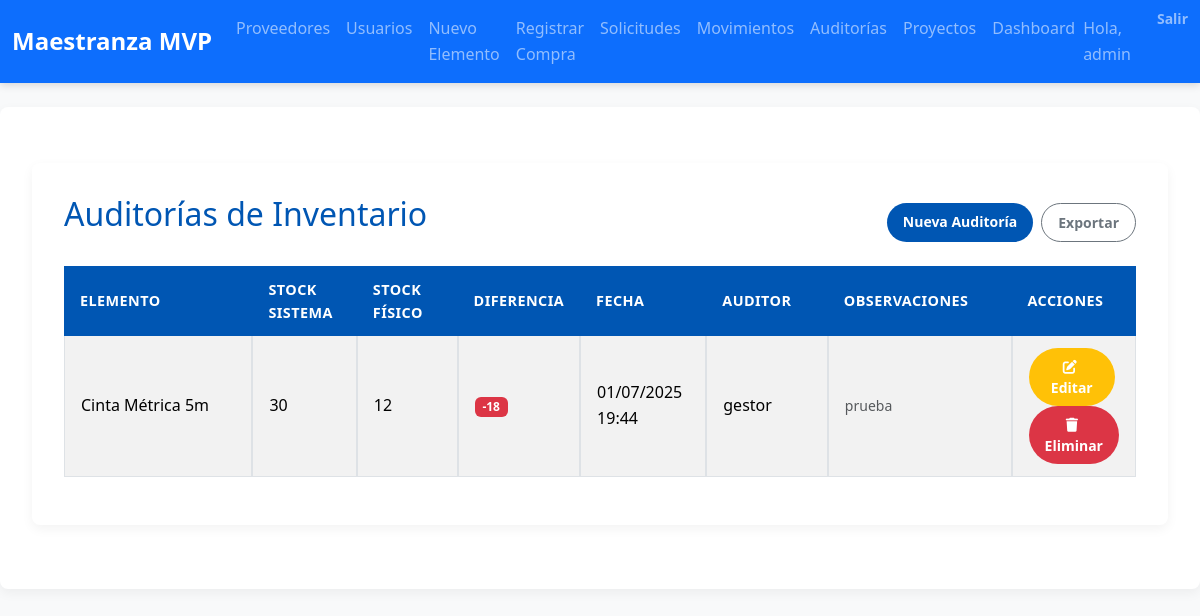
Screenshot of /auditorias/ (signed in) with the database file from the repository.
### inventario/models.py (models this page shows, shortened)
class AuditoriaInventario(models.Model):
    auditor = models.ForeignKey(User, on_delete=models.CASCADE)
    elemento = models.ForeignKey(ElementoInventario, on_delete=models.CASCADE)
    stock_sistema = models.PositiveIntegerField()
    stock_fisico = models.PositiveIntegerField()
    diferencia = models.IntegerField()
    fecha_auditoria = models.DateTimeField(auto_now_add=True)
    observaciones = models.TextField(blank=True, null=True)

class ElementoInventario(models.Model):
    nombre = models.CharField(max_length=100)
    descripcion = models.TextField(blank=True)
    numero_serie = models.CharField(max_length=50, unique=True)
    proveedor = models.ForeignKey(Proveedor, on_delete=models.PROTECT)
    categoria = models.ForeignKey(Categoria, on_delete=models.SET_NULL, null=True, blank=True)
    etiquetas = models.ManyToManyField(Etiqueta, blank=True)
    ubicacion = models.CharField(max_length=100)
    lote = models.CharField(max_length=50, blank=True, null=True, help_text="Identificador de lote (opcional)")
    fecha_vencimiento = models.DateField(blank=True, null=True, help_text="Fecha de vencimiento (opcional)")
    stock_actual = models.PositiveIntegerField(default=0)
    stock_minimo = models.PositiveIntegerField(default=1)

### inventario/views.py (the view)
# urls.py: path('auditorias/', views.auditoria_list, name='auditoria_list'),
@login_required
def auditoria_list(request):
    if not (request.user.is_superuser or
            request.user.groups.filter(name__in=['Auditor', 'Gestor de Inventario']).exists()):
        messages.error(request, 'No tienes permisos para acceder a las auditorías.')
        return redirect('inventario:index')
    auditorias = AuditoriaInventario.objects.select_related('elemento', 'auditor').order_by('-fecha_auditoria')
    return render(request, 'inventario/auditoria_list.html', {
        'auditorias': auditorias,
        'es_admin': request.user.is_superuser,
        'es_auditor': request.user.groups.filter(name='Auditor').exists(),
        'es_gestor': request.user.groups.filter(name='Gestor de Inventario').exists(),
    })

### inventario/context_processors.py (called while the page is built)
def role_flags(request):
    user = request.user
    return {
        'is_admin':    user.is_authenticated and user.is_superuser,
        'is_gestor':   user.is_authenticated and user.groups.filter(name='Gestor de Inventario').exists(),
        'is_comprador':user.is_authenticated and user.groups.filter(name='Comprador').exists(),
        'is_logistica':user.is_authenticated and user.groups.filter(name='Logística').exists(),
        'is_auditor':  user.is_authenticated and user.groups.filter(name='Auditor').exists(),
        'is_produccion':user.is_authenticated and user.groups.filter(name='Jefe de Producción').exists(),
        'is_gerente_proyecto':user.is_authenticated and user.groups.filter(name='Gerente de Proyectos').exists(),
        'is_usuario_final':user.is_authenticated and user.groups.filter(name='Usuario Final').exists(),
    }

### inventario/templates/inventario/auditoria_list.html
{% extends 'inventario/base.html' %}
{% block content %}
<div class="container mt-4">
  <div class="d-flex justify-content-between align-items-center mb-3">
    <h2>Auditorías de Inventario</h2>
    <div class="d-flex gap-2">
      <a href="{% url 'inventario:auditoria_create' %}" class="btn btn-primary">Nueva Auditoría</a>
      <a href="#" class="btn btn-outline-secondary" title="Exportar historial" disabled>Exportar</a>
    </div>
  </div>
  <table class="table table-bordered table-striped table-sm">
    <thead class="table-dark">
      <tr>
        <th style="width: 20%;">Elemento</th>
        <th style="width: 10%;">Stock Sistema</th>
        <th style="width: 10%;">Stock Físico</th>
        <th style="width: 8%;">Diferencia</th>
        <th style="width: 12%;">Fecha</th>
        <th style="width: 12%;">Auditor</th>
        <th style="width: 18%;">Observaciones</th>
        <th style="width: 10%;">Acciones</th>
      </tr>
    </thead>
    <tbody>
      {% for auditoria in auditorias %}
        <tr>
          <td>{{ auditoria.elemento.nombre }}</td>
          <td>{{ auditoria.stock_sistema }}</td>
          <td>{{ auditoria.stock_fisico }}</td>
          <td>
            {% if auditoria.diferencia == 0 %}
              <span class="badge bg-success" title="Sin diferencia">0</span>
            {% elif auditoria.diferencia > 0 %}
              <span class="badge bg-warning" title="Faltante en físico">+{{ auditoria.diferencia }}</span>
            {% else %}
              <span class="badge bg-danger" title="Sobrante en físico">{{ auditoria.diferencia }}</span>
            {% endif %}
          </td>
          <td>{{ auditoria.fecha_auditoria|date:"d/m/Y H:i" }}</td>
          <td>{{ auditoria.auditor.username }}</td>
          <td>
            {% if auditoria.observaciones %}
              <small class="text-muted">{{ auditoria.observaciones|truncatechars:50 }}</small>
            {% else %}
              <span class="text-muted">-</span>
            {% endif %}
          </td>
          <td>
            {% if es_admin or es_gestor %}
              <a href="{% url 'inventario:auditoria_edit' auditoria.id %}" class="btn btn-warning text-white me-1" style="min-width: 80px;">
                <i class="fas fa-edit me-1"></i>Editar
              </a>
              <a href="{% url 'inventario:auditoria_eliminar' auditoria.id %}" class="btn btn-danger text-white" style="min-width: 80px;">
                <i class="fas fa-trash me-1"></i>Eliminar
              </a>
            {% else %}
              <span class="text-muted">-</span>
            {% endif %}
          </td>
        </tr>
      {% empty %}
        <tr>
          <td colspan="8" class="text-center text-muted">No hay auditorías registradas</td>
        </tr>
      {% endfor %}
    </tbody>
  </table>
</div>
{% endblock %}

### inventario/templates/inventario/base.html (shortened to what this page needs)
{% load static %}
<!DOCTYPE html>
<html lang="es">
<head>
  <link
    href="https://cdn.jsdelivr.net/npm/bootstrap@5.3.2/dist/css/bootstrap.min.css"
    rel="stylesheet"
>
  <link
    href="https://cdnjs.cloudflare.com/ajax/libs/font-awesome/6.4.0/css/all.min.css"
    rel="stylesheet"
>
  <link rel="stylesheet" href="{% static 'inventario/css/styles.css' %}">
</head>
<body>
  <nav class="navbar navbar-expand-lg navbar-dark bg-primary">
    <div class="container-fluid">
      <a class="navbar-brand" href="{% url 'inventario:index' %}">Maestranza MVP</a>
      <div class="collapse navbar-collapse" id="navbarNav">
        <ul class="navbar-nav me-auto">
          {% if user.is_authenticated %}
            {% if is_admin %}
              <li class="nav-item"><a class="nav-link" href="{% url 'inventario:proveedor_list' %}">Proveedores</a></li>
              <li class="nav-item"><a class="nav-link" href="{% url 'inventario:usuario_list' %}">Usuarios</a></li>
              <li class="nav-item"><a class="nav-link" href="{% url 'inventario:elemento_create' %}">Nuevo Elemento</a></li>
              <li class="nav-item"><a class="nav-link" href="{% url 'inventario:recepcion_create' %}">Registrar Compra</a></li>
              <li class="nav-item"><a class="nav-link" href="{% url 'inventario:solicitud_list' %}">Solicitudes</a></li>
              <li class="nav-item"><a class="nav-link" href="{% url 'inventario:movimiento_list' %}">Movimientos</a></li>
              <li class="nav-item"><a class="nav-link" href="{% url 'inventario:auditoria_list' %}">Auditorías</a></li>
              <li class="nav-item"><a class="nav-link" href="{% url 'inventario:proyecto_list' %}">Proyectos</a></li>
              <li class="nav-item"><a class="nav-link" href="{% url 'inventario:dashboard_proyectos' %}">Dashboard</a></li>
            {% endif %}
          {% endif %}
        </ul>
        <ul class="navbar-nav">
          {% if user.is_authenticated %}
            <li class="nav-item navbar-text me-3">Hola, {{ user.username }}</li>
            <li class="nav-item">
              <form method="post" action="{% url 'logout' %}" class="d-inline">
                <button class="nav-link btn btn-link p-0">Salir</button>
              </form>
            </li>
          {% endif %}
        </ul>
      </div>
    </div>
  </nav>
  <div class="container mt-4">
    {% block content %}{% endblock %}
  </div>
</body>
</html>

### inventario/static/inventario/css/styles.css (style rules this page uses)
:root { --brand-primary: #0056b3; --brand-secondary: #6c757d; --brand-success: #28a745; --brand-warning: #ffc107; --brand-danger: #dc3545; --brand-info: #17a2b8; --light-bg: #f8f9fa; --dark-bg: #343a40; --text-base: #212529; --text-muted: #6c757d; --table-border: #dee2e6; --stripe-bg: rgba(0, 0, 0, 0.03); }
* { margin: 0; padding: 0; box-sizing: border-box; }
body { font-family: 'Segoe UI', Tahoma, Geneva, Verdana, sans-serif; background-color: var(--light-bg); color: var(--text-base); line-height: 1.6; }
.navbar { box-shadow: 0 2px 8px rgba(0, 0, 0, 0.15); }
.navbar-brand { font-weight: 700; font-size: 1.5rem; }
.nav-link { font-weight: 500; }
.container { max-width: 1200px; margin: 2rem auto; background: #fff; padding: 2rem; border-radius: 0.5rem; box-shadow: 0 4px 12px rgba(0, 0, 0, 0.05); }
h1, h2, h3 { color: var(--brand-primary); margin-bottom: 1rem; }
.table { width: 100%; margin-bottom: 1rem; border-collapse: separate; border-spacing: 0; }
.table thead th { background-color: var(--brand-primary); color: #ffffff; text-transform: uppercase; font-size: 0.9rem; letter-spacing: 0.03em; border: none; }
.table th, .table td { padding: 0.75rem 1rem; border-bottom: 1px solid var(--table-border); vertical-align: middle; }
.table-striped tbody tr:nth-of-type(odd) { background-color: var(--stripe-bg); }
.btn { border-radius: 2rem; padding: 0.5rem 1rem; font-size: 0.875rem; font-weight: 600; transition: filter 0.2s ease; }
.btn-primary { background-color: var(--brand-primary); border: none; }
.btn-warning { background-color: var(--brand-warning); border: none; }
.btn-danger { background-color: var(--brand-danger); border: none; }

### rows the page displays
AuditoriaInventario: elemento.nombre "Cinta Métrica 5m", stock_sistema "30", stock_fisico "12", diferencia "-18", fecha_auditoria "01/07/2025 19:44", auditor.username "gestor", observaciones "prueba"

### other values shown
{{ user.username }} "admin"
